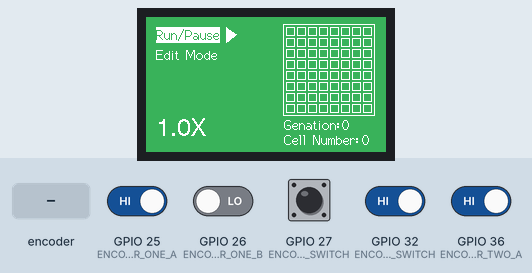
A program run on a simulated ESP32. Parts: 240×135 colour display. The inputs (shaded band) are chosen by the test bench; at power-on: GPIO 25 (ENCODER_ONE_A), GPIO 27 (ENCODER_ONE_SWITCH), GPIO 32 (ENCODER_TWO_SWITCH), GPIO 36 (ENCODER_TWO_A) HIGH, GPIO 26 (ENCODER_ONE_B) LOW. What the program prints to the serial monitor is not drawn.

Above: at 2.3 s.
2.4 s: GPIO 27 (ENCODER_ONE_SWITCH) driven LOW
At 3.2 s:
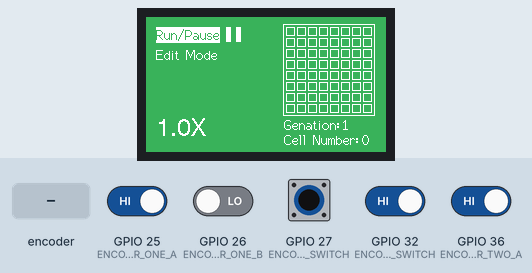
5.4 s: rotary encoder on GPIO 25 (ENCODER_ONE_A) / GPIO 26 (ENCODER_ONE_B) turned 3 steps (first pin leading)
At 5.86 s:
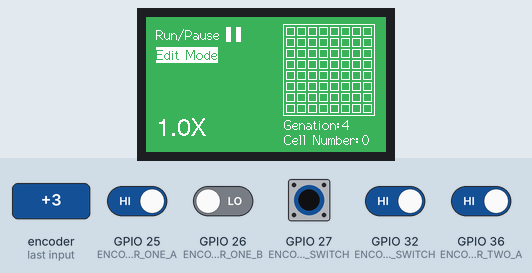
7.5 s: GPIO 32 (ENCODER_TWO_SWITCH) driven LOW
At 8.0 s:
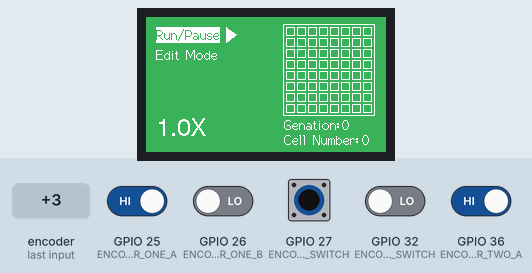
10.5 s: rotary encoder on GPIO 25 (ENCODER_ONE_A) / GPIO 26 (ENCODER_ONE_B) turned 1 step (first pin leading)
At 11.3 s:
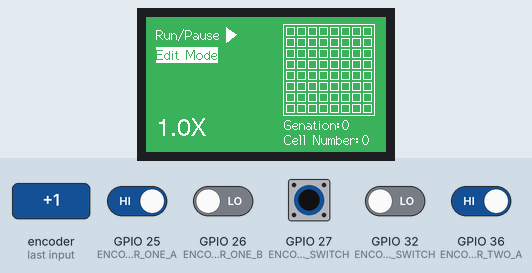
13.7 s: GPIO 27 (ENCODER_ONE_SWITCH) pulsed HIGH 2 times (0.12 s each, 0.3 s apart)
At 13.91 s:
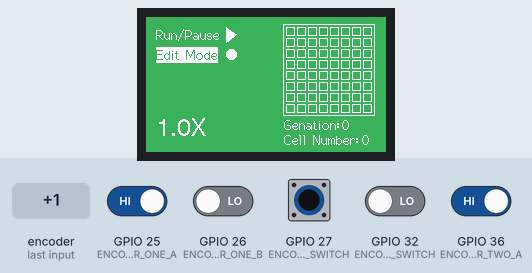
15.8 s: GPIO 27 (ENCODER_ONE_SWITCH) pulsed HIGH 5 times (0.12 s each, 0.3 s apart)
At 17.5 s:
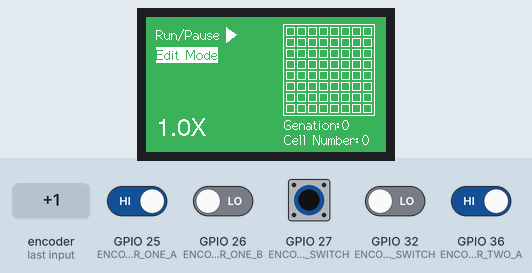
Timing chart, 0 to 19.0 s (numbered marks = the images above; inputs shaded):
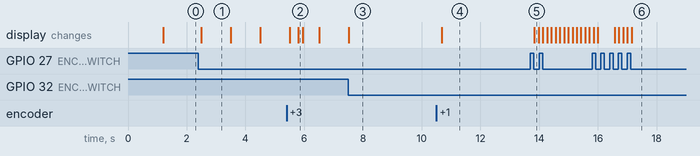

Measured:
- after the input at 2.4 s, the display: changes after 0.09 s (image 1)
- after the input at 5.4 s, the display: first differs from a run without the input after 0.40 s (image 2)
- after the input at 7.5 s, the display: changes at once (image 3)
- after the input at 10.5 s, the display: changes after 0.18 s (image 4)
- after the input at 13.7 s, the display: changes after 0.14 s (image 5)
- after the input at 15.8 s, the display: first differs from a run without the input after 0.20 s (image 6)

The program:

main.cpp
```cpp
#include <Arduino.h>
#include <TFT_eSPI.h>

#define X_FIRST_BLOCK 140
#define Y_FIRST_BLOCK 10
#define ENCODER_ONE_A 25
#define ENCODER_ONE_B 26
#define ENCODER_ONE_SWITCH 27
#define ENCODER_TWO_A 36
#define ENCODER_TWO_B 37
#define ENCODER_TWO_SWITCH 32

void setupScreen();
void initBlocks();
void printBlocks();
void setBlockStatus();
void findNeighbour();
void setBlinker();
void debugPrintNeighbour();
void printGridInfo();
void findBlockAliveNum();
void printMenu();
void blinkSelectedBlock();
void setRunningSpeed();
void cleanGrid();

void IRAM_ATTR readQuadrature(bool oneOrTwo);
void IRAM_ATTR ISR_SWITCH_ONE();
void IRAM_ATTR ISR_SWITCH_TWO();
void IRAM_ATTR ISR_ENCODER_ONE();
void IRAM_ATTR ISR_ENCODER_TWO();
struct squareBlock
{
  int x_pos = 0;
  int y_pos = 0;
  int neighbour_num = 0;
  bool alive = false;
};
squareBlock blocks[8][8];
TFT_eSPI tft = TFT_eSPI();

int generation = 0;
int aliveNum = 0;

volatile int flag_1_encoder = 0;
volatile int flag_2_encoder = 0;

volatile int row = 0;
volatile int column = 0;
volatile bool menuSelection = true;
volatile bool ifEditing = false;
volatile bool ifRunning = false;
bool blinkFlag = false;

const long debouncingDelay = 500;
volatile long debouncingFlagSwitchOne = 0;
volatile long debouncingFlagSwitchTwo = 0;
long runningDelay = 1000;
long runningDelayFlag = 0;
volatile long runningDelayLevel = 0;

void setup()
{
  Serial.begin(921600);
  Serial.println("");
  Serial.println("Start!");

  pinMode(ENCODER_ONE_A, INPUT);
  pinMode(ENCODER_ONE_B, INPUT);
  pinMode(ENCODER_ONE_SWITCH, INPUT_PULLUP);
  pinMode(ENCODER_TWO_A, INPUT);
  pinMode(ENCODER_TWO_B, INPUT);
  pinMode(ENCODER_TWO_SWITCH, INPUT_PULLUP);

  attachInterrupt(ENCODER_ONE_A, ISR_ENCODER_ONE, CHANGE);
  attachInterrupt(ENCODER_ONE_SWITCH, ISR_SWITCH_ONE, FALLING);

  attachInterrupt(ENCODER_TWO_A, ISR_ENCODER_TWO, CHANGE);
  attachInterrupt(ENCODER_TWO_SWITCH, ISR_SWITCH_TWO, FALLING);

  setupScreen();
  initBlocks();
  // setBlinker();
  printBlocks();
  findBlockAliveNum();
  printMenu();
  delay(1000);
}

void loop()
{
  tft.fillScreen(tft.color565(56, 178, 92)); // 0x38b25c
  printMenu();
  setRunningSpeed();
  if ((ifRunning) && (millis() - runningDelay > runningDelayFlag))
  {
    runningDelayFlag = millis();
    findNeighbour();
    setBlockStatus();
    findBlockAliveNum();
    // debugPrintNeighbour();
    generation++;
  }
  printBlocks();
  if (ifEditing)
  {
    blinkSelectedBlock();
  }
  printGridInfo();
  delay(100);
}

void setupScreen()
{
  tft.init();
  tft.setRotation(3);
  tft.setSwapBytes(true);
  tft.setTextColor(TFT_WHITE);
}

void initBlocks()
{ // set correct initial position for each blocks
  for (int i = 0; i < 8; i++)
  {
    for (int j = 0; j < 8; j++)
    {
      blocks[i][j].x_pos = X_FIRST_BLOCK + (11 * i);
      blocks[i][j].y_pos = Y_FIRST_BLOCK + (11 * j);
    }
  }
}

void printBlocks()
{
  tft.drawRect(X_FIRST_BLOCK - 3, Y_FIRST_BLOCK - 3, 92, 92, TFT_WHITE);
  for (int i = 0; i < 8; i++)
  {
    for (int j = 0; j < 8; j++)
    {
      if (blocks[i][j].alive)
      {
        tft.fillRect(blocks[i][j].x_pos, blocks[i][j].y_pos, 9, 9, TFT_WHITE);
      }
      else
      {
        tft.drawRect(blocks[i][j].x_pos, blocks[i][j].y_pos, 9, 9, TFT_WHITE);
      }
    }
  }
}

void setBlockStatus()
{
  for (int i = 0; i < 8; i++)
  {
    for (int j = 0; j < 8; j++)
    {
      if (blocks[i][j].alive)
      {
        if (blocks[i][j].neighbour_num < 2)
        {
          blocks[i][j].alive = false;
        }
        else if (blocks[i][j].neighbour_num > 3)
        {
          blocks[i][j].alive = false;
        }
      }
      else if (!blocks[i][j].alive)
      {
        if (blocks[i][j].neighbour_num == 3)
        {
          blocks[i][j].alive = true;
        }
      }
    }
  }
}

void findNeighbour()
{
  for (int i = 0; i < 8; i++)
  {
    for (int j = 0; j < 8; j++)
    {
      blocks[i][j].neighbour_num = 0; // clear the number of neighbour
      int neighbourNum = 0;

      if ((i - 1 >= 0) && (j - 1 >= 0))
      {
        if (blocks[i - 1][j - 1].alive)
        {
          neighbourNum++;
        }
      }
      if (i - 1 >= 0)
      {
        if (blocks[i - 1][j].alive)
        {
          neighbourNum++;
        }
      }
      if ((i - 1 >= 0) && (j + 1 < 8))
      {
        if (blocks[i - 1][j + 1].alive)
        {
          neighbourNum++;
        }
      }
      if (j - 1 >= 0)
      {
        if (blocks[i][j - 1].alive)
        {
          neighbourNum++;
        }
      }
      if (j + 1 < 8)
      {
        if (blocks[i][j + 1].alive)
        {
          neighbourNum++;
        }
      }
      if ((i + 1 < 8) && (j - 1 >= 0))
      {
        if (blocks[i + 1][j - 1].alive)
        {
          neighbourNum++;
        }
      }
      if (i + 1 < 8)
      {
        if (blocks[i + 1][j].alive)
        {
          neighbourNum++;
        }
      }
      if ((i + 1 < 8) && (j + 1 < 8))
      {
        if (blocks[i + 1][j + 1].alive)
        {
          neighbourNum++;
        }
      }

      blocks[i][j].neighbour_num = neighbourNum;
    }
  }
}

void debugPrintNeighbour()
{
  for (int i = 0; i < 8; i++)
  {
    for (int j = 0; j < 8; j++)
    {
      Serial.print(" ");
      Serial.print(blocks[i][j].neighbour_num);
      Serial.print(" ");
    }
    Serial.println();
  }
  Serial.println();
}

void printGridInfo()
{
  tft.setTextFont(2);
  tft.setTextColor(TFT_WHITE);
  tft.drawString("Genation:", 138, 100);
  tft.drawString("Cell Number:", 138, 115);
  tft.setCursor(196, 100);
  if (generation > 9999)
  {
    tft.print("9999+");
  }
  else
  {
    tft.print(generation);
  }

  tft.setCursor(216, 115);
  tft.print(aliveNum);

  const char *speed;
  switch (runningDelayLevel)
  {
  case -2:
    speed = "0.25X";
    break;
  case -1:
    speed = "0.5X";
    break;
  case 0:
    speed = "1.0X";
    break;
  case 1:
    speed = "1.25X";
    break;
  case 2:
    speed = "2.0X";
    break;
  case 3:
    speed = "4.0X";
    break;
  }

  tft.setTextFont(4);
  tft.drawString(speed, 10, 100);
}

void printMenu()
{
  tft.setTextFont(2);
  if (menuSelection)
  {
    tft.setTextColor(tft.color565(56, 178, 92), TFT_WHITE);
    tft.drawString("Run/Pause", 10, 10);
    tft.setTextColor(TFT_WHITE, tft.color565(56, 178, 92));
    tft.drawString("Edit Mode", 10, 30);
  }
  else
  {
    tft.setTextColor(TFT_WHITE, tft.color565(56, 178, 92));
    tft.drawString("Run/Pause", 10, 10);
    tft.setTextColor(tft.color565(56, 178, 92), TFT_WHITE);
    tft.drawString("Edit Mode", 10, 30);
    if (ifEditing)
    {
      tft.fillCircle(85, 37, 5, TFT_WHITE);
    }
  }
  if (ifRunning)
  {
    tft.fillRect(80, 10, 5, 15, TFT_WHITE); // draw the left vertical bar
    tft.fillRect(90, 10, 5, 15, TFT_WHITE);
  }
  else
  {
    tft.fillTriangle(80, 10, 80, 25, 90, 17, TFT_WHITE); // draw a triangle
  }
}

void blinkSelectedBlock()
{
  if (blinkFlag)
  {
    tft.fillRect(blocks[row][column].x_pos, blocks[row][column].y_pos, 9, 9, TFT_WHITE);
  }
  else
  {
    tft.drawRect(blocks[row][column].x_pos, blocks[row][column].y_pos, 9, 9, TFT_WHITE);
    tft.fillRect(blocks[row][column].x_pos + 1, blocks[row][column].y_pos + 1, 7, 7, tft.color565(56, 178, 92));
    // drawRect can only draw hollow rectangles, if we try to draw a hollow rectangle above the other solid rectangle that has the same color,
    // then we need to use a smaller solid rectangle to fill the hollow part with different color
  }
  blinkFlag = !blinkFlag;
}

void findBlockAliveNum()
{
  aliveNum = 0;
  for (int i = 0; i < 8; i++)
  {
    for (int j = 0; j < 8; j++)
    {
      if (blocks[i][j].alive)
      {
        aliveNum++;
      }
    }
  }
}

void setRunningSpeed()
{
  switch (runningDelayLevel)
  {
  case -2:
    runningDelay = 4000;
    break;
  case -1:
    runningDelay = 2000;
    break;
  case 0:
    runningDelay = 1000;
    break;
  case 1:
    runningDelay = 800;
    break;
  case 2:
    runningDelay = 500;
    break;
  case 3:
    runningDelay = 250;
    break;
  }
}

void cleanGrid()
{
  for (int i = 0; i < 8; i++)
  {
    for (int j = 0; j < 8; j++)
    {
      blocks[i][j].x_pos, blocks[i][j].alive = false;
      generation = 0;
      aliveNum = 0;
    }
  }
}

void IRAM_ATTR ISR_SWITCH_ONE()
{
  if (millis() - debouncingDelay > debouncingFlagSwitchOne)
  {
    debouncingFlagSwitchOne = millis();
    if (menuSelection)
    {
      ifRunning = !ifRunning;
    }
    else
    {
      ifEditing = !ifEditing;
      ifRunning = false; // pause the game when entering the edit mode
    }
  }
}

void IRAM_ATTR ISR_SWITCH_TWO()
{
  if (millis() - debouncingDelay > debouncingFlagSwitchTwo)
  {
    debouncingFlagSwitchTwo = millis();
    if (ifEditing)
    {
      blocks[row][column].alive = !blocks[row][column].alive;
      findBlockAliveNum();
    }else{
      cleanGrid();
      ifRunning = false;
    }
  }
}

void IRAM_ATTR ISR_ENCODER_ONE()
{
  readQuadrature(true);
}

void IRAM_ATTR ISR_ENCODER_TWO()
{
  readQuadrature(false);
}

void IRAM_ATTR readQuadrature(bool oneOrTwo)
{
  int pin_A;
  int pin_B;
  if (oneOrTwo) // to find out which pin to read
  {
    pin_A = ENCODER_ONE_A;
    pin_B = ENCODER_ONE_B;
  }
  else
  {
    pin_A = ENCODER_TWO_A;
    pin_B = ENCODER_TWO_B;
  }

  if (flag_1_encoder == 0 && digitalRead(pin_A) == LOW)
  {
    flag_2_encoder = 0;
    if (digitalRead(pin_B))
    {
      flag_2_encoder = 1;
    }
    flag_1_encoder = 1;
  }
  if (flag_1_encoder && digitalRead(pin_A))
  {
    if (digitalRead(pin_B) == LOW && flag_2_encoder == 1)
    {
      if (oneOrTwo)
      {
        if (ifEditing)
        {

          if (row == 8)
          {
            row = 8;
          }
          else
          {
            row++;
          }
        }
        else
        {
          menuSelection = !menuSelection;
        }
      }
      else
      {
        if (ifEditing)
        {
          if (column == 8)
          {
            column = 8;
          }
          else
          {
            column++;
          }
        }
        else
        {
          if (runningDelayLevel == 3)
          {
            runningDelayLevel = 3;
          }
          else
          {
            runningDelayLevel++;
          }
        }
      }
    }
    if (digitalRead(pin_B) && flag_2_encoder == 0)
    {
      if (oneOrTwo) // encoder
      {
        if (ifEditing)
        {
          if (row == 0)
          {
            row = 0;
          }
          else
          {
            row--;
          }
        }
        else
        {
          menuSelection = !menuSelection;
        }
      }
      else
      {
        if (ifEditing)
        {
          if (column == 0)
          {
            column = 0;
          }
          else
          {
            column--;
          }
        }
        else
        {
          if (runningDelayLevel == -2)
          {
            runningDelayLevel = -2;
          }
          else
          {
            runningDelayLevel--;
          }
        }
      }
    }
    flag_1_encoder = 0;
  }
}

void setBlinker()
{
  blocks[3][1].alive = true;
  blocks[3][2].alive = true;
  blocks[3][3].alive = true;
}
```
